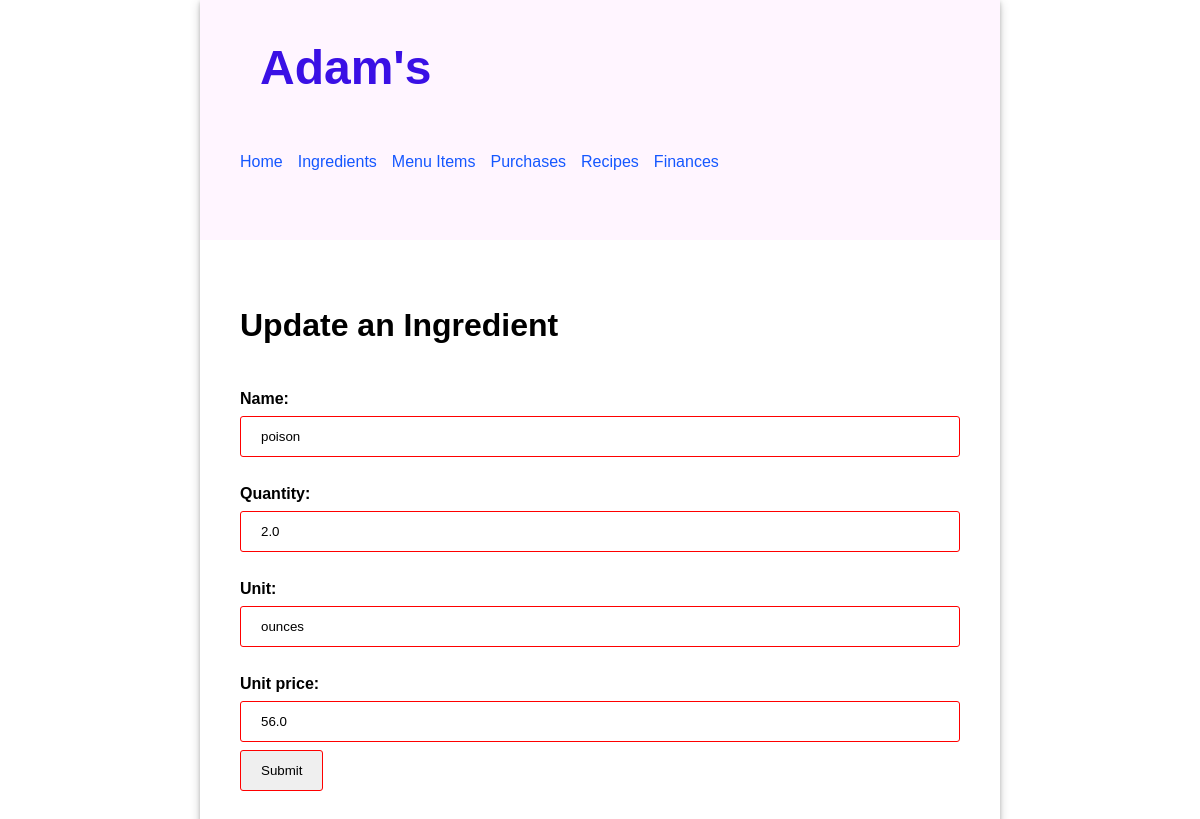
The app's page /ingredient/1/update, older data.
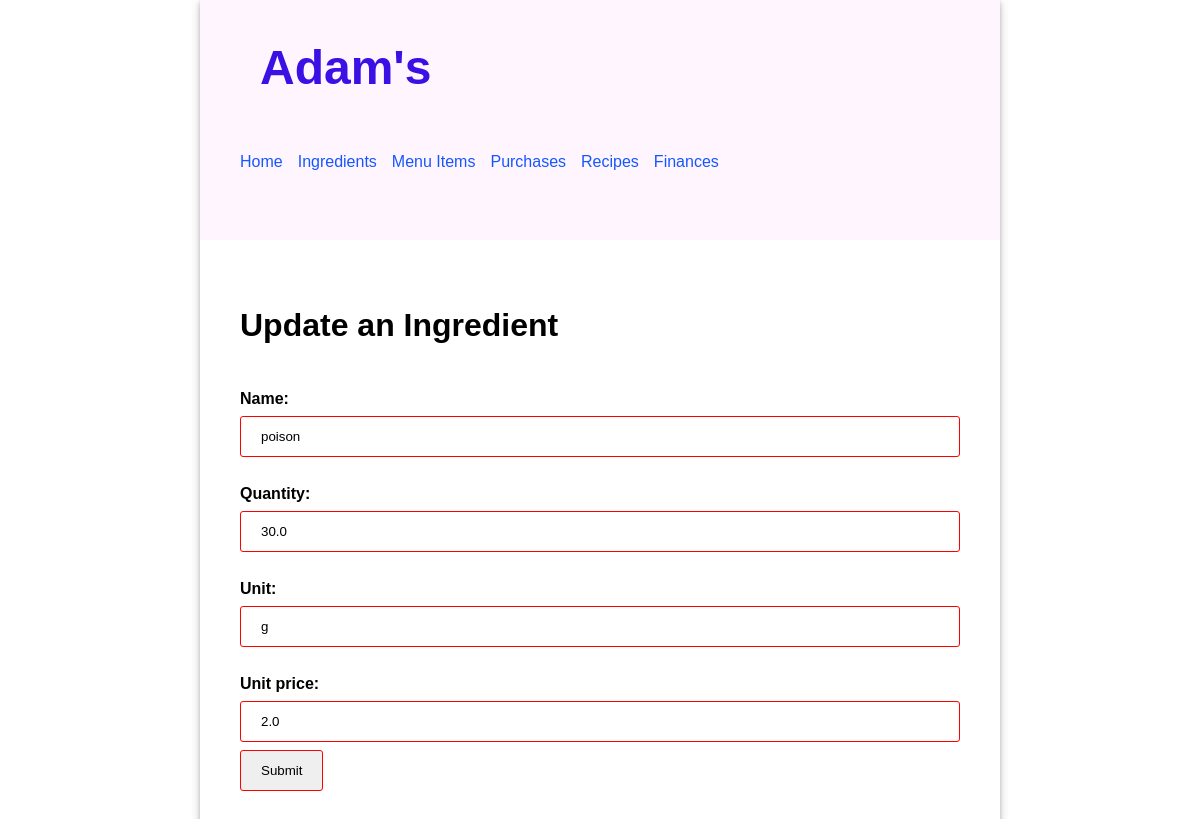
The same page, newer data.
### inventory/models.py (models this page shows, shortened)
class Ingredient(models.Model):
    name = models.CharField(max_length=30)
    quantity = models.FloatField(default=0)
    unit = models.CharField(max_length=15)
    unit_price = models.FloatField(default=0)

### inventory/views.py (the view)
# urls.py: path('ingredient/<pk>/update', views.IngredientUpdate.as_view(), name='ingredientupdate'),
class IngredientUpdate(UpdateView):
    model = Ingredient
    template_name = 'inventory/ingredient_update.html'
    form_class = IngredientForm

### inventory/forms.py
class IngredientForm(forms.ModelForm):
    class Meta:
        model = Ingredient
        fields = '__all__'

### inventory/templates/inventory/ingredient_update.html (shortened to what this page needs)
{% extends 'base.html' %} {% load static %} {% block content %}
<h2>Update an Ingredient</h2>
<form method="post">
    {{ form }}
    <input type="submit" value="Submit" />
</form>
{% endblock %}

Row changes from the older to the newer data that the page shows:
changed Ingredient "poison": quantity "2.0" → "30.0"; unit "ounces" → "g"; unit_price "56.0" → "2.0"
